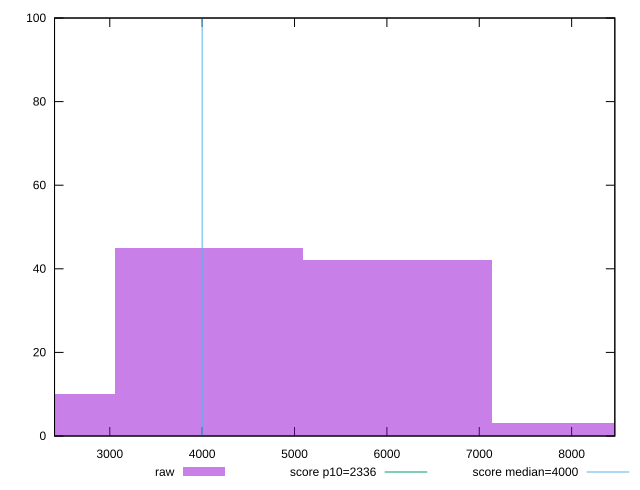

This figure's gnuplot source:
reset

$raw <<EOF
6115.460736202552 42
2038.4869120675173 10
4076.9738241350346 45
8153.947648270069 3
EOF

set key outside below
set boxwidth 2038.4869120675173
set xrange [2401.8160000000003:8467.519499999999]
set yrange [0:100]
set trange [0:100]
set style fill transparent solid 0.5 noborder

set parametric
set terminal svg size 640, 490 enhanced background rgb 'white'
set output "reprap/first-meaningful-paint/samples/pages+cached/raw/histogram.svg"

plot $raw title "raw" with boxes, \
     2336,t title "score p10=2336", \
     4000,t title "score median=4000"

reset
